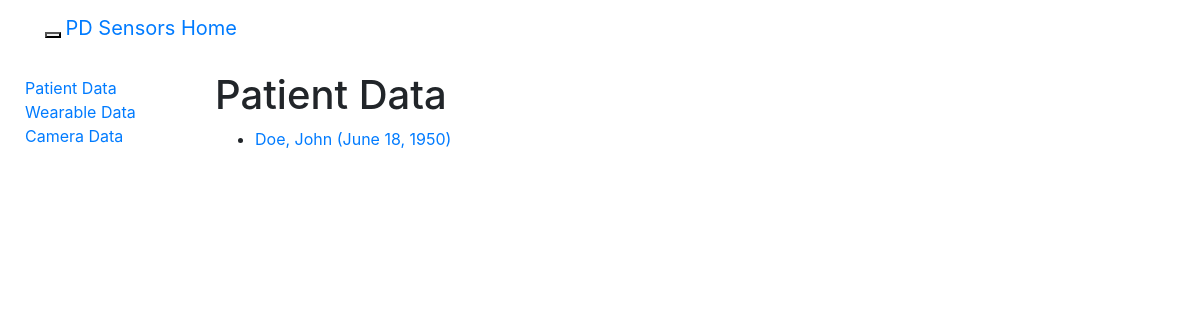
Page /sensors/patientdata/ on the earlier database version.
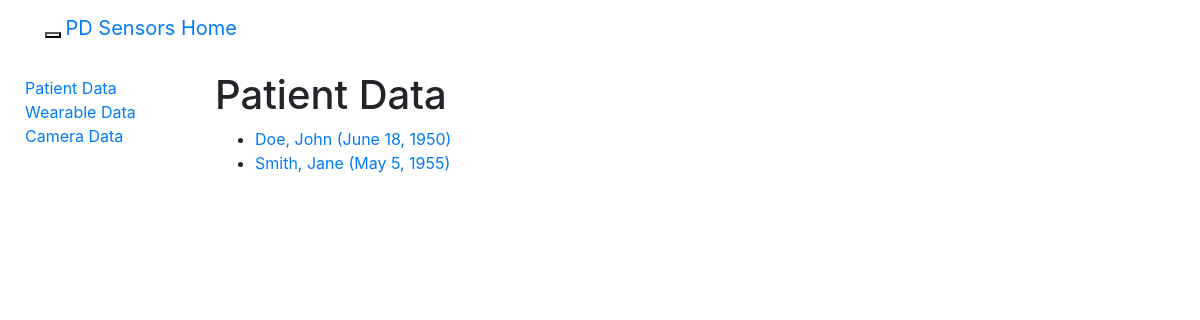
Same page on the later database version.
### sensors/models.py (models this page shows, shortened)
class PatientData(models.Model):
   id = models.AutoField(primary_key=True)
   first_name = models.CharField(max_length=50, help_text='Patient first name')
   last_name = models.CharField(max_length=50, help_text='Patient last name')
   date_of_birth = models.DateField()
   notes = models.CharField(max_length=500, help_text='Notes regarding patient')
   class Meta:
      ordering = ['last_name']
   def get_absolute_url(self):
      return reverse('patientdata-detail', args=[str(self.id)])

### sensors/views.py (the view)
# urls.py: path('patientdata/', views.PatientDataListView.as_view(), name='patientdata'),
class PatientDataListView(generic.ListView):
   model = PatientData
   paginate_by = 10

### sensors/context_processors.py (called while the page is built)
def extra_context(request):
    return {'media_url': settings.MEDIA_URL}

### sensors/templates/sensors/patientdata_list.html
{% extends "base.html" %}
{% block content %}
  <h1>Patient Data</h1>
  {% if patientdata_list %}
  <ul>
    {% for patientdata in patientdata_list %}
      <li>
        <a href="{{ patientdata.get_absolute_url }}">
          {{ patientdata.last_name }}, {{ patientdata.first_name }} ({{ patientdata.date_of_birth }})
        </a>
      </li>
    {% endfor %}
  </ul>
  {% else %}
    <p>There are no patient data in the database.</p>
  {% endif %}
{% endblock %}

### sensors/templates/base.html (shortened to what this page needs)
<!DOCTYPE html>
<html xmlns="http://www.w3.org/1999/xhtml" lang="en-GB" xml:lang="en-GB">
<head>
  <link rel="stylesheet" href="https://stackpath.bootstrapcdn.com/bootstrap/4.1.3/css/bootstrap.min.css"
>
  {% load static %}
  <link rel="stylesheet" href="{% static 'css/styles.css' %}">
</head>
<body>
  <header>
    <div class="navbar navbar-default navbar-static-top
    {% block nav-style %}{% endblock %}">
      <div class="container p-none">
        <div class="navbar-header">
          <button type="button" class="navbar-toggle" data-toggle="collapse" data-target=".navbar-collapse">
          </button>
          <a class="navbar-brand" href="{% url 'index' %}">PD Sensors Home</a>
        </div>
      </div>
    </div>
  </header>
  <div class="container-fluid">
    <div class="row">
      <div class="col-sm-2">
        {% block sidebar %}
        <ul class="sidebar-nav">
          <li><a href="{% url 'patientdata' %}">Patient Data</a></li>
          <li><a href="{% url 'wearabledata' %}">Wearable Data</a></li>
          <li><a href="{% url 'cameradata' %}">Camera Data</a></li>
        </ul>
        {% endblock %}
      </div>
      <div class="col-sm-10" style=margin-top:15px;padding:10">
        {% block content %}{% endblock %}
      </div>
    </div>
  </div>
</body>
</html>

### sensors/static/css/styles.css (style rules this page uses)
.sidebar-nav { margin-top: 20px; margin-left: 10px; padding: 0; list-style: none; }

Differences in the rows shown:
added PatientData: last_name "Smith", first_name "Jane", date_of_birth "May 5, 1955"
